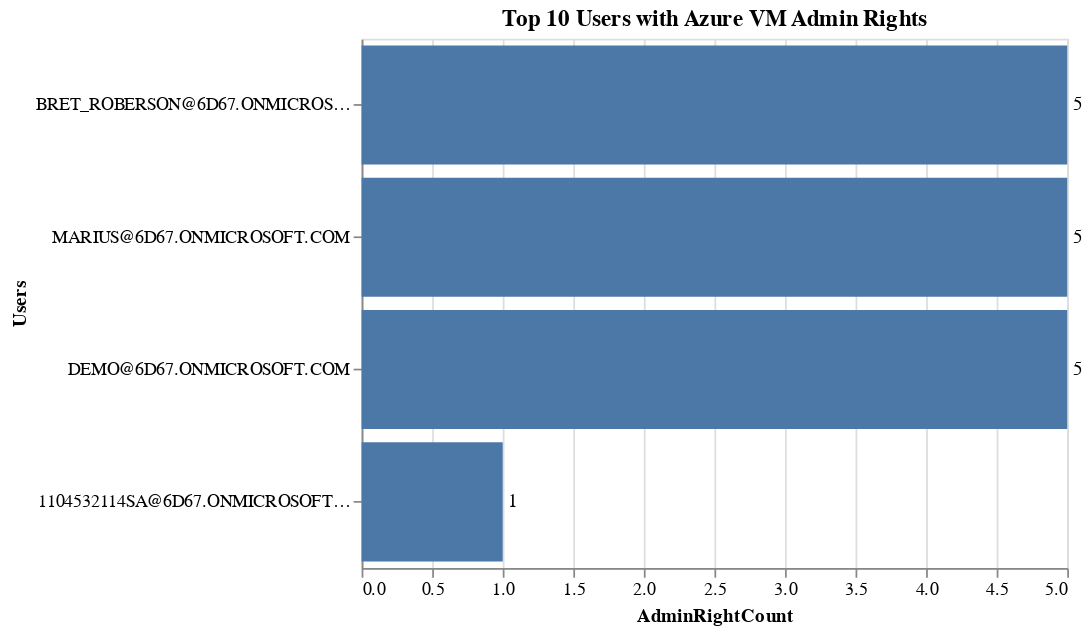

Notebook code cell kept with this figure:
### Markdown cell above
## Top 10 Users with  Admin Rights to Azure VM's

### Code cell
query = """
Match (n) where n:User OR n:AZUser
Optional MATCH (n)-[:AZContributor]->(c1:AZVM)
WITH n, COLLECT(c1) AS tempVar
UNWIND tempVar AS computers
RETURN n.azname AS Users,COUNT(DISTINCT(computers)) AS AdminRightCount
ORDER BY AdminRightCount DESC limit 10
"""
GroupsWithLocalAdminRights = g.run(query).to_data_frame()

bars = alt.Chart(GroupsWithLocalAdminRights, title="Top 10 Users with Azure VM Admin Rights").mark_bar().encode(
    x='AdminRightCount:Q',
    y=alt.Y(
        "Users:N",
        sort=alt.EncodingSortField(
            field="AdminRightCount",
            order="descending"
        )
    )
)
text = bars.mark_text(
    align='left',
    baseline='middle',
    dx=3
).encode(
    text='AdminRightCount:Q'
)
(bars + text).properties(height=300)

### Figure 1 — Vega-Lite specification as saved in the notebook (floating-point values rounded to 4 significant figures)
{"$schema": "https://vega.github.io/schema/vega-lite/v4.8.1.json", "config": {"view": {"continuousHeight": 300, "continuousWidth": 400}}, "data": {"name": "data-c4beeafcf7da44c33dbe9ae5f77335c6"}, "datasets": {"data-c4beeafcf7da44c33dbe9ae5f77335c6": [{"AdminRightCount": 5, "Users": "BRET_ROBERSON@6D67.ONMICROSOFT.COM"}, {"AdminRightCount": 5, "Users": "MARIUS@6D67.ONMICROSOFT.COM"}, {"AdminRightCount": 5, "Users": "DEMO@6D67.ONMICROSOFT.COM"}, {"AdminRightCount": 1, "Users": "1104532114SA@6D67.ONMICROSOFT.COM"}]}, "height": 300, "layer": [{"encoding": {"x": {"field": "AdminRightCount", "type": "quantitative"}, "y": {"field": "Users", "sort": {"field": "AdminRightCount", "order": "descending"}, "type": "nominal"}}, "mark": "bar", "title": "Top 10 Users with Azure VM Admin Rights"}, {"encoding": {"text": {"field": "AdminRightCount", "type": "quantitative"}, "x": {"field": "AdminRightCount", "type": "quantitative"}, "y": {"field": "Users", "sort": {"field": "AdminRightCount", "order": "descending"}, "type": "nominal"}}, "mark": {"align": "left", "baseline": "middle", "dx": 3, "type": "text"}, "title": "Top 10 Users with Azure VM Admin Rights"}]}
